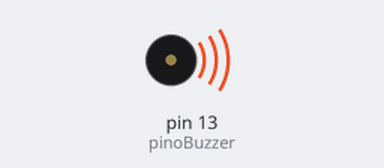
Bench run of a sketch on a simulated Arduino Uno, built with avr-gcc and run on an emulated ATmega328P. Shown: buzzer (waves = sounding).

Above: at 0.15 s.
Timing chart, 0 to 3.0 s (numbered marks = the images above):
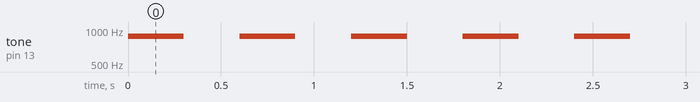

Measured:
- by itself, tone on pin 13 (pinoBuzzer): alternates 880 Hz for 0.30 s and silent for 0.30 s

The sketch:

alarme.ino
```cpp
int pinoBuzzer = 13;

void setup() {
  pinMode(pinoBuzzer, OUTPUT);
}

void loop() {
  tone(pinoBuzzer, 880);
  delay(300);
  noTone(pinoBuzzer);
  delay(300);
}
```
